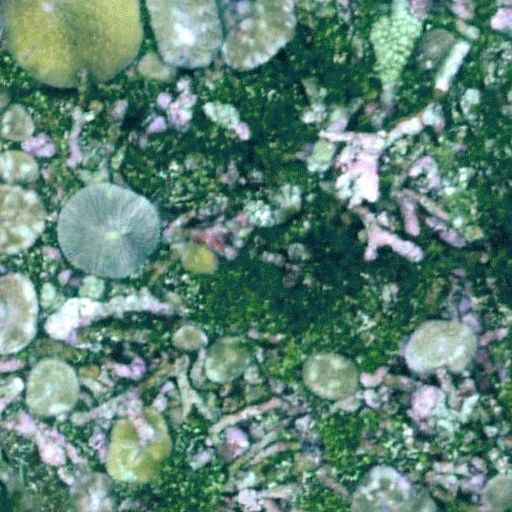
#> input picture tests/fixtures/coralseg/fr3/Image/FR3_1024_1536_1536_2048.jpg, 512 x 512 px
$ python -i quality.py   (imports and definitions only)   (older library calls are emulated)
#> lines starting #> are read from the running program, lines starting #| are printed output that depends on the picture
"""Per-sample image quality scores (rubric D9 — "quality filtering").

Pure, deterministic functions of a decoded RGB array: no I/O, no global state, no
randomness. Every score is a function of pixel values only, so re-scoring the same
bytes on any machine, at any worker count, produces the same float bits.

Scores:

- ``q_blur``    — variance of the Laplacian on a grayscale copy resized so the short
  side is 512 px (``cv2.INTER_AREA``, a fixed, non-random interpolation). Low variance
  means a smooth/out-of-focus image.
- ``q_clip_lo`` / ``q_clip_hi`` — fraction of grayscale pixels at or below 2 / at or
  above 253 (near-black / near-white clipping), on the same 512-short-side resize.
- ``q_uiqm``    — the Underwater Image Quality Measure of Panetta, Gao & Agaian,
  "Human-Visual-System-Inspired Underwater Image Quality Measures", IEEE Journal of
  Oceanic Engineering, 2016 (doi:10.1109/JOE.2015.2469915). ``UIQM = c1*UICM + c2*UISM
  + c3*UIConM`` with the paper's coefficients ``c1=0.0282, c2=0.2953, c3=3.5753``:
  UICM (colourfulness, from the opponent RG/YB channels' trimmed mean/variance), UISM
  (sharpness, a Sobel-edge-weighted EME over 8x8 blocks per channel) and UIConM
  (contrast, a Michelson-contrast log-AMEE over 8x8 blocks on luminance).
- ``q_entropy`` — Shannon entropy (base 2) of the 256-bin grayscale histogram.
- ``q_blank``   — ``True`` if the grayscale std is below 3, or one 8-bit grey level
  covers more than 98% of pixels (near-solid-colour frame).
- ``min_side``, ``width``, ``height`` — of the *original* decoded image (before the
  512-short-side resize used for the scores above).
- ``decode_ok`` — whether the bytes decoded as an image at all.

``flags`` reasons come from exactly one threshold table, :data:`QUALITY_THRESHOLDS`,
so every consumer (CLI, card, tests) reads the same numbers.
"""

from __future__ import annotations

import math
from dataclasses import asdict, dataclass
from importlib.metadata import PackageNotFoundError, version

import cv2
import numpy as np
from PIL import Image

#: One table for every "flag" reason. Nothing outside this module or the corpus-wide
#: blur percentile (passed in separately, since it needs the whole run) decides a
#: threshold.
QUALITY_THRESHOLDS: dict[str, float] = {
    "blur_percentile": 1.0,  # q_blur below this percentile of the corpus -> "blur_low"
    "clip_max": 0.25,  # q_clip_lo + q_clip_hi above this -> "clip_high"
    "min_side_min": 256,  # min_side below this -> "low_res"
    "blank_std_max": 3.0,  # grayscale std below this -> part of q_blank
    "blank_mode_frac": 0.98,  # one grey level covering more than this -> part of q_blank
}

#: Short side (px) every score other than width/height/min_side is computed at.
SCORE_SHORT_SIDE = 512

#: UIQM coefficients, Panetta et al. 2016, eq. (13).
_UIQM_C1_UICM = 0.0282
_UIQM_C2_UISM = 0.2953
_UIQM_C3_UICONM = 3.5753

#: Trim fraction for UICM's alpha-trimmed mean/variance (paper uses alpha_L=alpha_R=0.1).
_UICM_ALPHA = 0.1

#: Block size (px) for the EME (UISM) and log-AMEE (UIConM) block statistics.
_BLOCK_SIZE = 8


# [14 lines left out: function library_versions, not called in this run]


@dataclass(frozen=True)
class QualityScores:
    """One row of scores for one decoded image. Field order matches the output schema."""

    decode_ok: bool
    width: int | None
    height: int | None
    min_side: int | None
    q_blur: float | None
    q_clip_lo: float | None
    q_clip_hi: float | None
    q_uiqm: float | None
    q_entropy: float | None
    q_blank: bool | None

    def to_dict(self) -> dict:
        return asdict(self)


_FAILED = QualityScores(
    decode_ok=False,
    width=None,
    height=None,
    min_side=None,
    q_blur=None,
    q_clip_lo=None,
    q_clip_hi=None,
    q_uiqm=None,
    q_entropy=None,
    q_blank=None,
)


# [11 lines left out: function score_bytes, not called in this run]


def _resize_short_side(gray: np.ndarray, short_side: int) -> np.ndarray:
    h, w = gray.shape[:2]
    scale = short_side / min(h, w)
    new_w = max(1, round(w * scale))
    new_h = max(1, round(h * scale))
    interp = cv2.INTER_AREA if scale < 1.0 else cv2.INTER_LINEAR
    return cv2.resize(gray, (new_w, new_h), interpolation=interp)


def score_array(rgb: np.ndarray) -> QualityScores:
    """Score an already-decoded ``H x W x 3`` uint8 RGB array."""
    height, width = rgb.shape[0], rgb.shape[1]
    min_side = min(height, width)

    # One resize, shared by every score below, so they all see the same pixels.
    rgb_resized = _resize_short_side(rgb, SCORE_SHORT_SIDE)
    gray = cv2.cvtColor(rgb_resized, cv2.COLOR_RGB2GRAY)

    q_blur = float(cv2.Laplacian(gray, cv2.CV_64F).var())

    total_px = gray.size
    q_clip_lo = float(np.count_nonzero(gray <= 2)) / total_px
    q_clip_hi = float(np.count_nonzero(gray >= 253)) / total_px

    q_entropy = _shannon_entropy(gray)
    q_blank = _is_blank(gray)
    q_uiqm = _uiqm(rgb_resized)

    return QualityScores(
        decode_ok=True,
        width=int(width),
        height=int(height),
        min_side=int(min_side),
        q_blur=q_blur,
        q_clip_lo=q_clip_lo,
        q_clip_hi=q_clip_hi,
        q_uiqm=q_uiqm,
        q_entropy=q_entropy,
        q_blank=q_blank,
    )


def _shannon_entropy(gray: np.ndarray) -> float:
    hist = np.bincount(gray.reshape(-1), minlength=256).astype(np.float64)
    total = hist.sum()
    if total == 0:
        return 0.0
    p = hist[hist > 0] / total
    return float(-np.sum(p * np.log2(p)))


def _is_blank(gray: np.ndarray) -> bool:
    std = float(gray.std())
    if std < QUALITY_THRESHOLDS["blank_std_max"]:
        return True
    hist = np.bincount(gray.reshape(-1), minlength=256)
    mode_frac = float(hist.max()) / gray.size
    return mode_frac > QUALITY_THRESHOLDS["blank_mode_frac"]


# --- UIQM (Panetta et al. 2016) ---------------------------------------------------


def _trim(values: np.ndarray, alpha: float) -> np.ndarray:
    x = np.sort(values.reshape(-1))
    k = x.size
    t = math.floor(alpha * k)
    return x[t : k - t] if k - 2 * t > 0 else x


def _trimmed_mean(values: np.ndarray, alpha: float) -> float:
    return float(_trim(values, alpha).mean())


def _trimmed_variance(values: np.ndarray, mean: float, alpha: float) -> float:
    # Paper's s_alpha^2 uses the same alpha-trimmed sample for the second moment.
    return float(np.mean((_trim(values, alpha) - mean) ** 2))


def _uicm(rgb: np.ndarray) -> float:
    r = rgb[:, :, 0].astype(np.float64)
    g = rgb[:, :, 1].astype(np.float64)
    b = rgb[:, :, 2].astype(np.float64)
    rg = r - g
    yb = (r + g) / 2.0 - b

    rg_mu = _trimmed_mean(rg, _UICM_ALPHA)
    yb_mu = _trimmed_mean(yb, _UICM_ALPHA)
    rg_var = _trimmed_variance(rg, rg_mu, _UICM_ALPHA)
    yb_var = _trimmed_variance(yb, yb_mu, _UICM_ALPHA)

    lightness = math.sqrt(rg_mu**2 + yb_mu**2)
    spread = math.sqrt(rg_var + yb_var)
    return -0.0268 * lightness + 0.1586 * spread


def _blockwise(x: np.ndarray, block: int):
    """Yield non-overlapping ``block x block`` tiles, dropping a ragged remainder."""
    h, w = x.shape[:2]
    k2, k1 = h // block, w // block
    if k1 == 0 or k2 == 0:
        yield x
        return
    cropped = x[: k2 * block, : k1 * block]
    for row in range(k2):
        for col in range(k1):
            yield cropped[row * block : (row + 1) * block, col * block : (col + 1) * block]


def _eme(x: np.ndarray, block: int) -> float:
    tiles = list(_blockwise(x, block))
    if not tiles:
        return 0.0
    total = 0.0
    for tile in tiles:
        lo = float(tile.min())
        hi = float(tile.max())
        lo = lo if lo > 0 else 1.0
        hi = hi if hi > 0 else 1.0
        total += math.log(hi / lo)
    return (2.0 / len(tiles)) * total


def _uism(rgb: np.ndarray) -> float:
    weights = (0.299, 0.587, 0.114)  # luma weights, applied per channel (R, G, B)
    total = 0.0
    for channel_idx, weight in enumerate(weights):
        channel = rgb[:, :, channel_idx].astype(np.float64)
        sobel_x = cv2.Sobel(channel, cv2.CV_64F, 1, 0, ksize=3)
        sobel_y = cv2.Sobel(channel, cv2.CV_64F, 0, 1, ksize=3)
        edge = np.hypot(sobel_x, sobel_y) * channel
        total += weight * _eme(edge, _BLOCK_SIZE)
    return total


def _log_amee(x: np.ndarray, block: int) -> float:
    tiles = list(_blockwise(x, block))
    if not tiles:
        return 0.0
    total = 0.0
    for tile in tiles:
        lo = float(tile.min())
        hi = float(tile.max())
        denom = hi + lo
        if denom == 0:
            continue
        contrast = (hi - lo) / denom
        if contrast <= 0:
            continue
        total += contrast * math.log(contrast)
    return -(1.0 / len(tiles)) * total


def _uiconm(rgb: np.ndarray) -> float:
    gray = cv2.cvtColor(rgb, cv2.COLOR_RGB2GRAY).astype(np.float64)
    return _log_amee(gray, _BLOCK_SIZE)


def _uiqm(rgb: np.ndarray) -> float:
    return _UIQM_C1_UICM * _uicm(rgb) + _UIQM_C2_UISM * _uism(rgb) + _UIQM_C3_UICONM * _uiconm(rgb)


# --- Flags -------------------------------------------------------------------------


# [27 lines left out: functions compute_flags, blur_percentile_threshold, not called in this run]

>>> import cv2
>>> picture = cv2.cvtColor(cv2.imread('../../tests/fixtures/coralseg/fr3/Image/FR3_1024_1536_1536_2048.jpg'), cv2.COLOR_BGR2RGB)
>>> result = score_array(picture)
#> in score_array, `gray = cv2.cvtColor(rgb_resized, cv2.COLOR_RGB2GRAY)`:
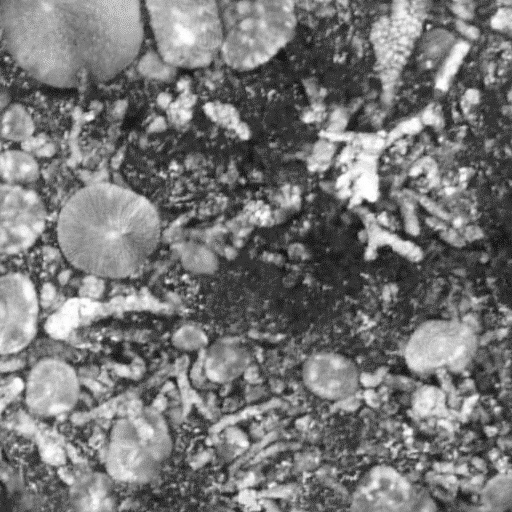
#> gray: shape (512, 512); min 19, max 255, mean 119.2
#> in score_array, `q_blur = float(cv2.Laplacian(gray, cv2.CV_64F).var())`: q_blur = 1208.7
#> in score_array, `q_clip_lo = float(np.count_nonzero(gray <= 2)) / total_px`: q_clip_lo = 0
#> in score_array, `q_clip_hi = float(np.count_nonzero(gray >= 253)) / total_px`: q_clip_hi = 0.00208
#> in _shannon_entropy, `hist = np.bincount(gray.reshape(-1), minlength=256).astype(np.float64)`: hist = 256 values, max 6580 at index 53, min 0 at index 0, mean 1024
#> in _shannon_entropy, `total = hist.sum()`: total = 262144
#> in _shannon_entropy, `p = hist[hist > 0] / total`: p = 236 values, max 0.0251 at index 33, min 3.81e-06 at index 11, mean 0.00424
#> in score_array, `q_entropy = _shannon_entropy(gray)`: q_entropy = 7.35
#> in _is_blank, `std = float(gray.std())`: std = 53.52
#> in _is_blank, `mode_frac = float(hist.max()) / gray.size`: mode_frac = 0.0251
#> in score_array, `q_blank = _is_blank(gray)`: q_blank = False
#> in _uicm, `r = rgb[:, :, 0].astype(np.float64)`:
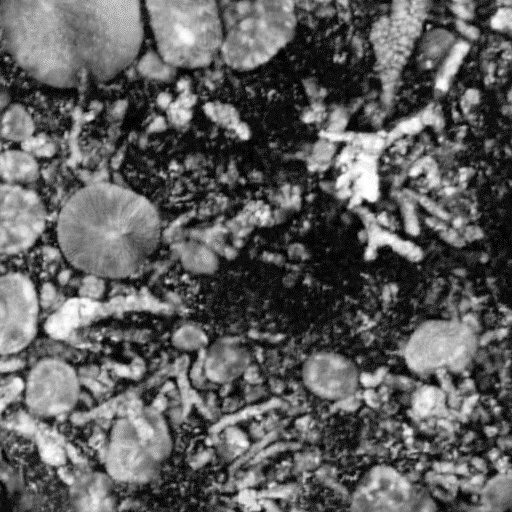
#> r: shape (512, 512) float64; min 0, max 255, mean 94.5
#> in _uicm, `rg = r - g`:
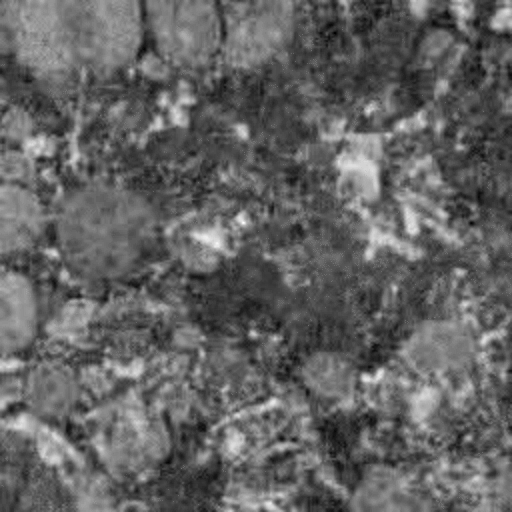
#> rg: shape (512, 512) float64; min -88, max 41, mean -37.7; drawn with min black and max white
#> in _uicm, `yb = (r + g) / 2.0 - b`:
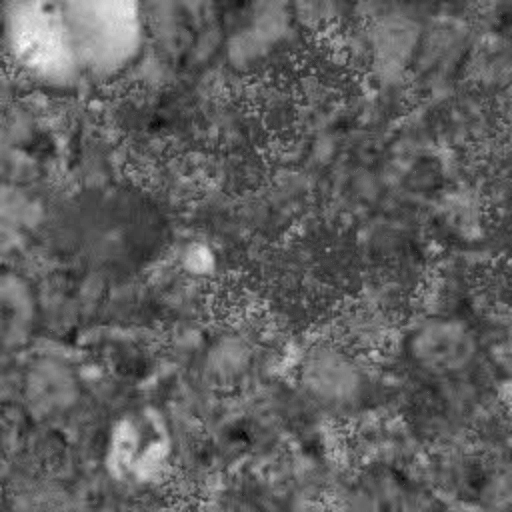
#> yb: shape (512, 512) float64; min -58, max 83.5, mean -4.5; drawn with min black and max white
#> in _uicm, `rg_mu = _trimmed_mean(rg, _UICM_ALPHA)`: rg_mu = -38.66
#> in _uicm, `yb_mu = _trimmed_mean(yb, _UICM_ALPHA)`: yb_mu = -6.07
#> in _uicm, `rg_var = _trimmed_variance(rg, rg_mu, _UICM_ALPHA)`: rg_var = 147.4
#> in _uicm, `yb_var = _trimmed_variance(yb, yb_mu, _UICM_ALPHA)`: yb_var = 94.28
#> in _uicm, `lightness = math.sqrt(rg_mu**2 + yb_mu**2)`: lightness = 39.14
#> in _uicm, `spread = math.sqrt(rg_var + yb_var)`: spread = 15.55
#> in _uism, `weights = (0.299, 0.587, 0.114)`: weights = (0.299, 0.587, 0.114)
#> the loop in _uism, `for channel_idx, weight in enumerate(weights):` made 3 passes
#> (weight, total) on passes 1 to 3: (0.299, 2.86), (0.587, 7.23), (0.114, 8.07)
#> pass 1, in _uism, `sobel_y = cv2.Sobel(channel, cv2.CV_64F, 0, 1, ksize=3)`:
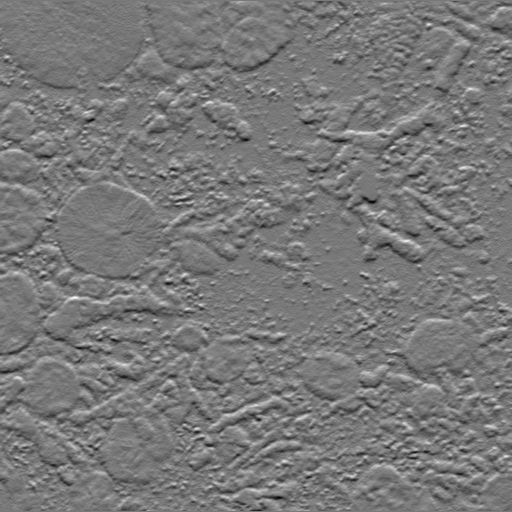
#> sobel_y: shape (512, 512) float64; min -565, max 624, mean -0.5; drawn with min black and max white
#> pass 2, in _uism, `sobel_x = cv2.Sobel(channel, cv2.CV_64F, 1, 0, ksize=3)`:
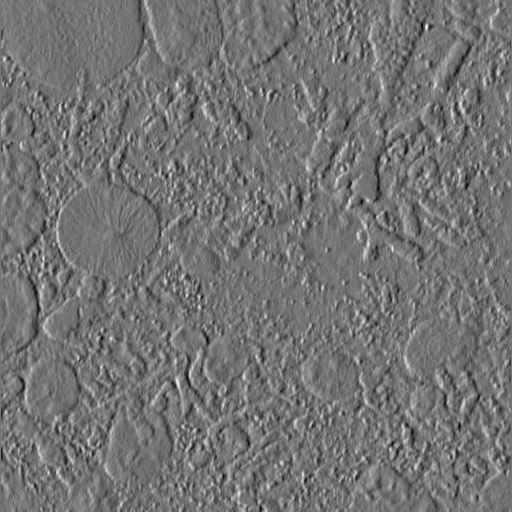
#> sobel_x: shape (512, 512) float64; min -439, max 525, mean -0.6; drawn with min black and max white
#> after the loop in _uism, `for channel_idx, weight in enumerate(weights):`:
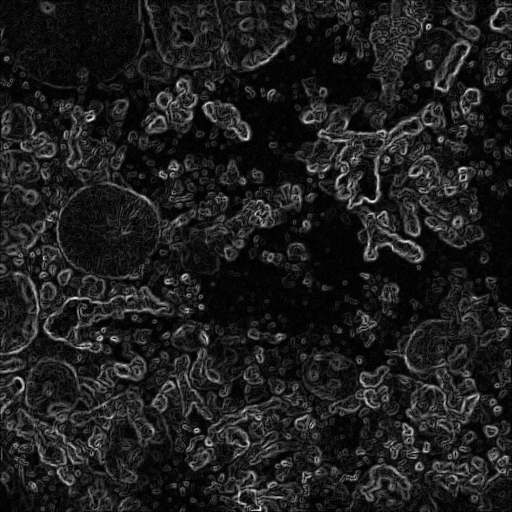
#> edge: shape (512, 512) float64; min 0, max 101402.3, mean 12005.3; drawn with min black and max white
#> after the loop in _uism, `for channel_idx, weight in enumerate(weights):`: total = 8.07
#> in _log_amee, `tiles = list(_blockwise(x, block))`: tiles = 4096 items
#> the loop in _log_amee, `for tile in tiles:` made 4096 passes
#> (lo, hi, denom, contrast, total) on passes 1 to 3: (86, 130, 216, 0.204, -0.324), (109, 149, 258, 0.155, -0.613), (110, 155, 265, 0.17, -0.914)
#> after the loop in _log_amee, `for tile in tiles:`: total = -1325.5
#> in score_array, `q_uiqm = _uiqm(rgb_resized)`: q_uiqm = 3.58
